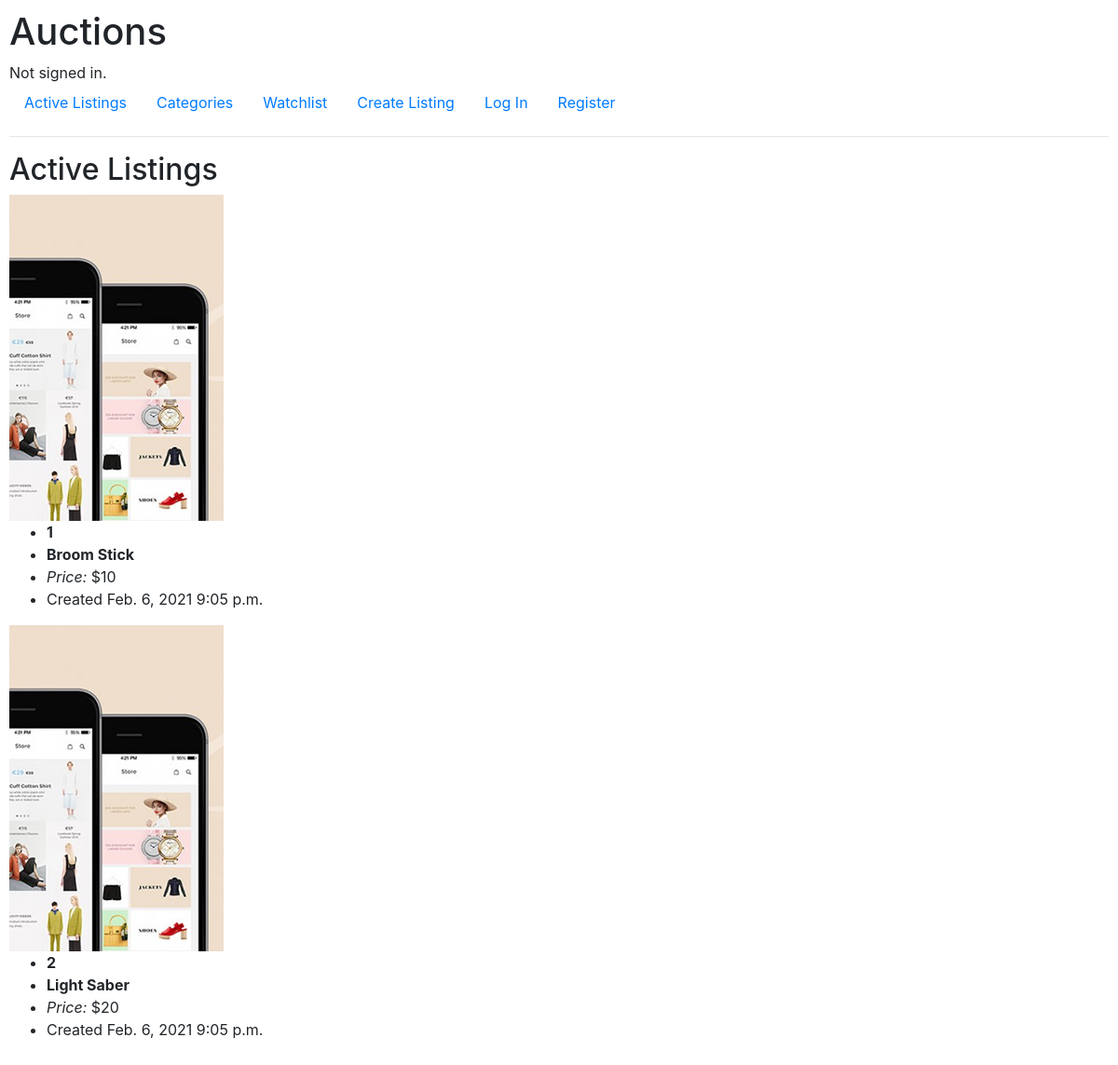
Before: / with the older database file.
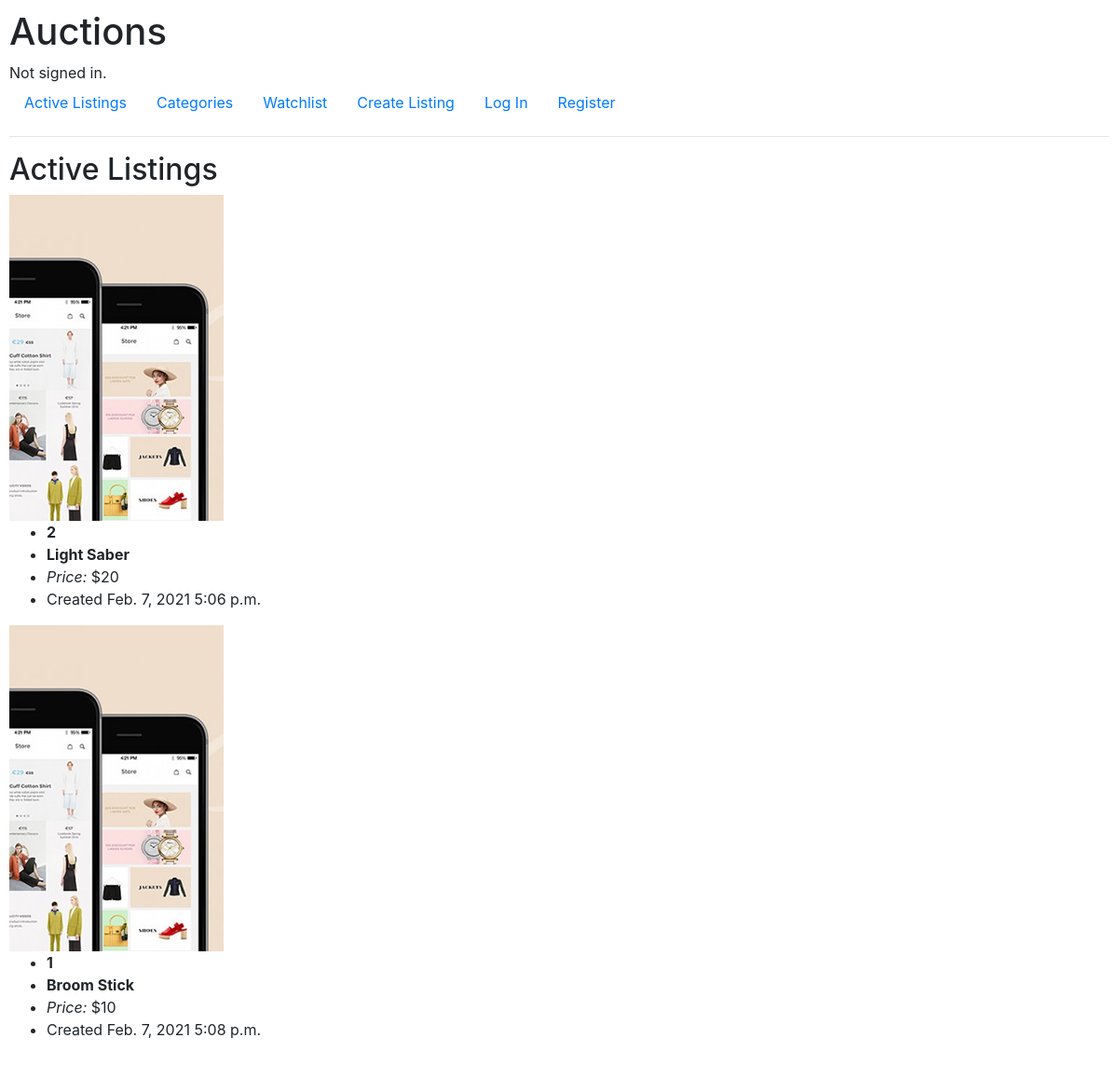
After: the same page with the newer database file.
### auctions/models.py (models this page shows, shortened)
class AuctionListing(models.Model):
    item = models.OneToOneField(Item, on_delete=models.CASCADE, related_name="item")
    listedBy = models.ForeignKey(
        User, on_delete=models.CASCADE, related_name="listed_by")
    createDate = models.DateField(default=datetime.now, blank=True)
    createTime = models.TimeField(default=datetime.now, blank=True)

class Item(models.Model):
    itemName = models.CharField(max_length=64)
    price= models.PositiveIntegerField()
    description = models.TextField()
    category = models.CharField(max_length=64, null=True)
    image = models.ImageField(upload_to='static/auctions/images/', null=True)

### auctions/views.py (the view)
# urls.py: path("", views.index, name="index"),
def index(request):
    return render(request, "auctions/index.html",{
        "listings": AuctionListing.objects.all()
    })

### auctions/templates/auctions/index.html
{% extends "auctions/layout.html" %} {% load static %} {% block body %}
<h2>Active Listings</h2>
{% for i in listings %}
<div>
    <div>
        <a href="{% url 'listings' i.item.id %} "><img src="{% static 'auctions/images/1.png' %}" alt="img 1" /></a>
    </div>
    <div class="listing-description">
        <ul>
            <li><strong>{{ i.item.id}}</strong></li>
            <li><strong>{{ i.item.itemName}}</strong></li>
            <li><em>Price: </em>${{ i.item.price}}</li>
            <li>Created {{ i.createDate }} {{ i.createTime }}</li>
        </ul>
    </div>
</div>
{% endfor %} {% endblock %}

### auctions/templates/auctions/layout.html (shortened to what this page needs)
{% load static %}
<!DOCTYPE html>
<html lang="en">
<head>
    <link rel="stylesheet" href="https://stackpath.bootstrapcdn.com/bootstrap/4.4.1/css/bootstrap.min.css">
    <link href="{% static 'auctions/styles.css' %}" rel="stylesheet">
</head>
<body>
    <h1>Auctions</h1>
    <div>
        {% if user.is_authenticated %} Signed in as <strong>{{ user.username }}</strong>. {% else %} Not signed in. {% endif %}
    </div>
    <ul class="nav">
        <li class="nav-item">
            <a class="nav-link" href="{% url 'index' %}">Active Listings</a>
        </li>
        <li class="nav-item">
            <a class="nav-link" href="{% url 'categories' %}">Categories</a>
        </li>
        <li class="nav-item">
            <a class="nav-link" href="{% url 'watchlist' %}">Watchlist</a>
        </li>
        <li class="nav-item">
            <a class="nav-link" href="{% url 'createListings' %}">Create Listing</a>
        </li>
        {% if user.is_authenticated %}
        <li class="nav-item">
            <a class="nav-link" href="{% url 'logout' %}">Log Out</a>
        </li>
        {% else %}
        <li class="nav-item">
            <a class="nav-link" href="{% url 'login' %}">Log In</a>
        </li>
        <li class="nav-item">
            <a class="nav-link" href="{% url 'register' %}">Register</a>
        </li>
        {% endif %}
    </ul>
    <hr> {% block body %} {% endblock %}
</body>
</html>

### auctions/static/auctions/styles.css (style rules this page uses)
body { padding: 10px; }

Changed rows visible on the page:
removed AuctionListing: item.id "1", item.itemName "Broom Stick", item.price "10", createDate "Feb. 6, 2021", createTime "9:05 p.m."
removed AuctionListing: item.id "2", item.itemName "Light Saber", item.price "20", createDate "Feb. 6, 2021", createTime "9:05 p.m."
added AuctionListing: item.id "2", item.itemName "Light Saber", item.price "20", createDate "Feb. 7, 2021", createTime "5:06 p.m."
added AuctionListing: item.id "1", item.itemName "Broom Stick", item.price "10", createDate "Feb. 7, 2021", createTime "5:08 p.m."
